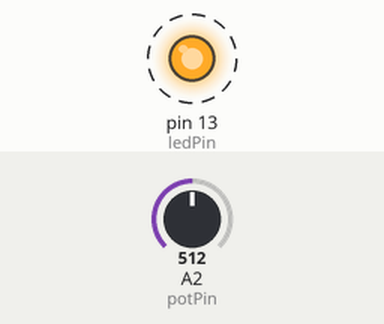
Recording of a sketch running on a simulated Arduino Uno, built with avr-gcc and run on an emulated ATmega328P. Shown: output pins drawn as LEDs (lit = HIGH). Dashed ring = blinking. The inputs (shaded band) are chosen by the test bench; at power-on: A2 (potPin) = 512. What the sketch prints to the serial monitor is not drawn.

Above: at 0.5 s.
Timing chart, 0 to 4.6 s (numbered marks = the images above):
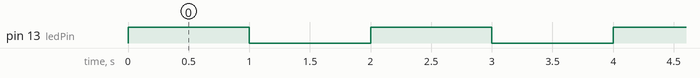

Measured:
- by itself, pin 13 (ledPin): alternates HIGH for 1.0 s and LOW for 1.0 s

The sketch:

sketch_oct17a.ino
```cpp
/* Analog Read to LED
 * ------------------
 *
 * turns on and off a light emitting diode(LED) connected to digital
 * pin 13. The amount of time the LED will be on and off depends on
 * the value obtained by analogRead(). In the easiest case we connect
 * a potentiometer to analog pin 2.
 *
 * Created 1 December 2005
 * copyleft 2005 DojoDave <http://www.0j0.org>
 * http://arduino.berlios.de
 *
 */

int potPin = 2;    // select the input pin for the potentiometer
int ledPin = 13;   // select the pin for the LED
int potentiometerValue = 0;       // variable to store the value coming from the sensor
int weight = 0;   // convert resistance to weight

void setup() {
  pinMode(ledPin, OUTPUT);  // declare the ledPin as an OUTPUT
  //Initiate Serial communication.
  Serial.begin(9600);
}

void loop() {
  potentiometerValue = analogRead(potPin);    // read the value from the sensor
  weight = (potentiometerValue * 0.83) + 500;
  //Serial.println(potentiometerValue);           // print the potentiometer value to console
  Serial.println(weight);
  digitalWrite(ledPin, HIGH);  // turn the ledPin on
  delay(1000);                  // stop the program for some time
  digitalWrite(ledPin, LOW);   // turn the ledPin off
  delay(1000);                  // stop the program for some time
}
```
